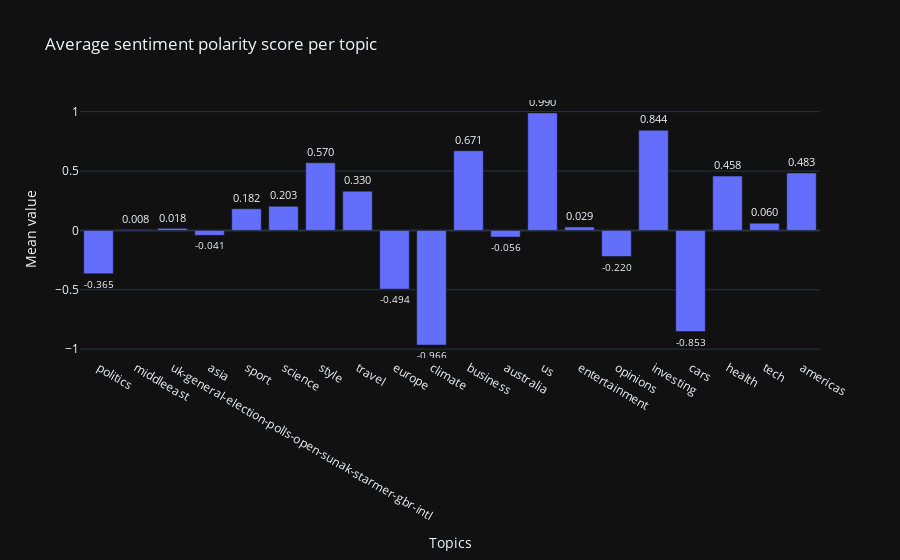

Write notebook code for a chart like this one.
### Code cell
topics = df_articles['Topic'].unique()
average_sentiment_scores = []

for topic in topics:
    average_sentiment_scores.append(df_articles[df_articles["Topic"] == topic]["Polarity score"].mean())


fig = go.Figure(data=[go.Bar(x=topics, y=average_sentiment_scores, text=["%.3f" % value for value in average_sentiment_scores], textposition='outside')])
fig.update_layout(
    title="Average sentiment polarity score per topic",
    xaxis_title='Topics',
    yaxis_title='Mean value',
    template='plotly_dark'
)

fig.show()

### Figure 1 — Plotly figure (JSON) as saved in the notebook; plotly's stock layout.template omitted (floating-point values rounded to 4 significant figures)
{"data": [{"text": ["-0.365", "0.008", "0.018", "-0.041", "0.182", "0.203", "0.570", "0.330", "-0.494", "-0.966", "0.671", "-0.056", "0.990", "0.029", "-0.220", "0.844", "-0.853", "0.458", "0.060", "0.483"], "textposition": "outside", "type": "bar", "x": ["politics", "middleeast", "uk-general-election-polls-open-sunak-starmer-gbr-intl", "asia", "sport", "science", "style", "travel", "europe", "climate", "business", "australia", "us", "entertainment", "opinions", "investing", "cars", "health", "tech", "americas"], "y": [-0.3654, 0.007739, 0.01752, -0.04149, 0.1823, 0.2034, 0.5699, 0.3302, -0.4945, -0.966, 0.6709, -0.05579, 0.9897, 0.0286, -0.2199, 0.8438, -0.8525, 0.4575, 0.06049, 0.4834]}], "layout": {"title": {"text": "Average sentiment polarity score per topic"}, "xaxis": {"title": {"text": "Topics"}}, "yaxis": {"title": {"text": "Mean value"}}}}
